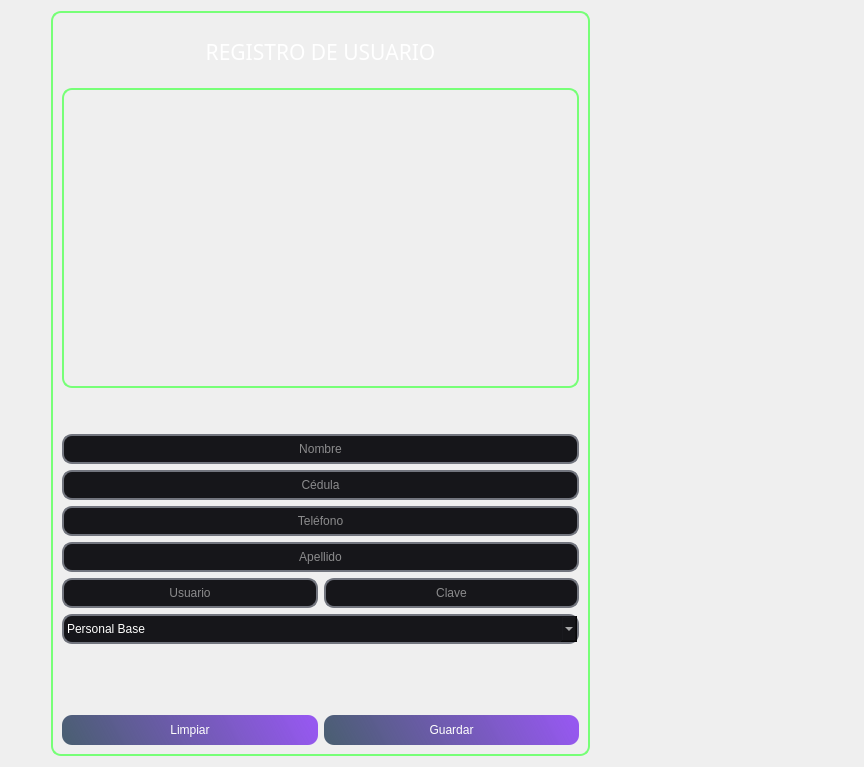
            <widget class="QWidget" name="page_anadir">
             <property name="styleSheet">
              <string notr="true">QFrame{
background-color: #0000000ff;
}</string>
             </property>
             <layout class="QHBoxLayout" name="horizontalLayout_4">
              <item>
               <spacer name="horizontalSpacer_4">
                <property name="orientation">
                 <enum>Qt::Horizontal</enum>
                </property>
                <property name="sizeHint" stdset="0">
                 <size>
                  <width>40</width>
                  <height>20</height>
                 </size>
                </property>
               </spacer>
              </item>
              <item>
               <widget class="QFrame" name="frame_registrodeusuarios">
                <property name="minimumSize">
                 <size>
                  <width>539</width>
                  <height>745</height>
                 </size>
                </property>
                <property name="maximumSize">
                 <size>
                  <width>539</width>
                  <height>745</height>
                 </size>
                </property>
                <property name="styleSheet">
                 <string notr="true">QLineEdit{
background-color: rgb(22, 22, 26);
border-radius: 10px;
font: 12pt &quot;SansSerif&quot;;
color: rgb(255, 255, 254);
border: 2px solid rgb(114, 117, 126);}

QLineEdit:hover{
background-color: rgb(22, 22, 26);
border-radius: 10px;
font: 12pt &quot;Sans Serif&quot;;
border: 2px solid rgb(44, 182, 125); }

QLineEdit:focus {
background-color: rgb(1, 1, 1);
border-radius:10px;
font: 12pt &quot;Sans Serif&quot;;
border: 2px solid rgb(127, 90, 240);
}

QPushButton{
background-color: qlineargradient(spread:reflect, x1:0, y1:0.562273, x2:1, y2:0.5, stop:0 rgba(11, 38, 67, 184), stop: 1 rgba(150, 88, 240, 255));
border-radius: 10px;
font: 12pt &quot;Sans Serif&quot;;
color: rgb(255, 255, 254); }

QPushButton:hover{
background-color: qlineargradient(spread:reflect, x1:0, y1:0.562273, x2:0.949, y2:0.545455, stop: 0 rgba(11, 38, 67, 184), stop:1 rgba(88, 240, 171, 255));
border-radius:10px;
font: 12pt &quot;Sans Serif&quot;;
color: rgb(255, 255, 254);
}

QComboBox{
background-color: rgb(22, 22, 26);
border-radius: 10px;
font: 12pt &quot;SansSerif&quot;;
color: rgb(255, 255, 254);
border: 2px solid rgb(114, 117, 126);}

QComboBox:hover{
background-color: rgb(22, 22, 26);
border-radius: 10px;
font: 12pt &quot;Sans Serif&quot;;
border: 2px solid rgb(44, 182, 125); }

QFrame{
border-radius: 10px;
border: 2px solid rgb(119, 255, 119)
}


</string>
                </property>
                <property name="frameShape">
                 <enum>QFrame::StyledPanel</enum>
                </property>
                <property name="frameShadow">
                 <enum>QFrame::Raised</enum>
                </property>
                <layout class="QGridLayout" name="gridLayout_3">
                 <item row="2" column="0">
                  <layout class="QHBoxLayout" name="horizontalLayout_3">
                   <item>
                    <widget class="QPushButton" name="pushButton_limpiar_registrodeusuario">
                     <property name="minimumSize">
                      <size>
                       <width>130</width>
                       <height>30</height>
                      </size>
                     </property>
                     <property name="styleSheet">
                      <string notr="true">QPushButton:hover{
background-color: qlineargradient(spread:pad, x1:0, y1:0, x2:1, y2:0, stop:0 rgba(0, 0, 0, 255), stop:0.727273 rgba(142, 19, 16, 255));
border-radius:10px;
font: 12pt &quot;Sans Serif&quot;;
color: rgb(255, 255, 254);
}</string>
                     </property>
                     <property name="text">
                      <string>Limpiar</string>
                     </property>
                    </widget>
                   </item>
                   <item>
                    <widget class="QPushButton" name="pushButton_guardar_registrodeusuario">
                     <property name="minimumSize">
                      <size>
                       <width>130</width>
                       <height>30</height>
                      </size>
                     </property>
                     <property name="text">
                      <string>Guardar</string>
                     </property>
                    </widget>
                   </item>
                  </layout>
                 </item>
                 <item row="1" column="0">
                  <spacer name="verticalSpacer">
                   <property name="orientation">
                    <enum>Qt::Vertical</enum>
                   </property>
                   <property name="sizeHint" stdset="0">
                    <size>
                     <width>20</width>
                     <height>40</height>
                    </size>
                   </property>
                  </spacer>
                 </item>
                 <item row="0" column="0">
                  <layout class="QGridLayout" name="gridLayout">
                   <item row="9" column="1">
                    <spacer name="verticalSpacer_4">
                     <property name="orientation">
                      <enum>Qt::Vertical</enum>
                     </property>
                     <property name="sizeHint" stdset="0">
                      <size>
                       <width>20</width>
                       <height>21</height>
                      </size>
                     </property>
                    </spacer>
                   </item>
                   <item row="9" column="0">
                    <spacer name="verticalSpacer_5">
                     <property name="orientation">
                      <enum>Qt::Vertical</enum>
                     </property>
                     <property name="sizeHint" stdset="0">
                      <size>
                       <width>20</width>
                       <height>40</height>
                      </size>
                     </property>
                    </spacer>
                   </item>
                   <item row="11" column="0" colspan="2">
                    <widget class="QLineEdit" name="lineEdit_cedula_registrodeusuario">
                     <property name="minimumSize">
                      <size>
                       <width>30</width>
                       <height>30</height>
                      </size>
                     </property>
                     <property name="text">
                      <string/>
                     </property>
                     <property name="alignment">
                      <set>Qt::AlignCenter</set>
                     </property>
                     <property name="placeholderText">
                      <string>Cédula</string>
                     </property>
                    </widget>
                   </item>
                   <item row="12" column="0" colspan="2">
                    <widget class="QLineEdit" name="lineEdit_telefono_registrodeusuario">
                     <property name="minimumSize">
                      <size>
                       <width>0</width>
                       <height>30</height>
                      </size>
                     </property>
                     <property name="alignment">
                      <set>Qt::AlignCenter</set>
                     </property>
                     <property name="placeholderText">
                      <string>Teléfono</string>
                     </property>
                    </widget>
                   </item>
                   <item row="10" column="0" colspan="2">
                    <widget class="QLineEdit" name="lineEdit_nombre_registrodeusuario">
                     <property name="minimumSize">
                      <size>
                       <width>0</width>
                       <height>30</height>
                      </size>
                     </property>
                     <property name="alignment">
                      <set>Qt::AlignCenter</set>
                     </property>
                     <property name="placeholderText">
                      <string>Nombre</string>
                     </property>
                    </widget>
                   </item>
                   <item row="5" column="0" colspan="2">
                    <widget class="QLabel" name="label_registrodeusuario">
                     <property name="minimumSize">
                      <size>
                       <width>500</width>
                       <height>60</height>
                      </size>
                     </property>
                     <property name="font">
                      <font>
                       <family>Impact</family>
                       <pointsize>16</pointsize>
                      </font>
                     </property>
                     <property name="styleSheet">
                      <string notr="true">color: rgb(255, 255, 255);

border-radius: 0px;

border:0px;</string>
                     </property>
                     <property name="text">
                      <string>REGISTRO DE USUARIO</string>
                     </property>
                     <property name="alignment">
                      <set>Qt::AlignCenter</set>
                     </property>
                    </widget>
                   </item>
                   <item row="13" column="0" colspan="2">
                    <widget class="QLineEdit" name="lineEdit_apellido_registrodeusuario">
                     <property name="minimumSize">
                      <size>
                       <width>0</width>
                       <height>30</height>
                      </size>
                     </property>
                     <property name="alignment">
                      <set>Qt::AlignCenter</set>
                     </property>
                     <property name="placeholderText">
                      <string>Apellido</string>
                     </property>
                    </widget>
                   </item>
                   <item row="14" column="1">
                    <widget class="QLineEdit" name="lineEdit_clave_registrodeusuario">
                     <property name="minimumSize">
                      <size>
                       <width>0</width>
                       <height>30</height>
                      </size>
                     </property>
                     <property name="alignment">
                      <set>Qt::AlignCenter</set>
                     </property>
                     <property name="placeholderText">
                      <string>Clave</string>
                     </property>
                    </widget>
                   </item>
                   <item row="14" column="0">
                    <widget class="QLineEdit" name="lineEdit_codigo_registrodeusuario">
                     <property name="minimumSize">
                      <size>
                       <width>0</width>
                       <height>30</height>
                      </size>
                     </property>
                     <property name="alignment">
                      <set>Qt::AlignCenter</set>
                     </property>
                     <property name="placeholderText">
                      <string>Usuario</string>
                     </property>
                    </widget>
                   </item>
                   <item row="15" column="0" colspan="2">
                    <widget class="QComboBox" name="comboBox_permiso">
                     <property name="minimumSize">
                      <size>
                       <width>0</width>
                       <height>30</height>
                      </size>
                     </property>
                     <property name="maxCount">
                      <number>2</number>
                     </property>
                     <item>
                      <property name="text">
                       <string>Personal Base</string>
                      </property>
                     </item>
                     <item>
                      <property name="text">
                       <string>Supervisor</string>
                      </property>
                     </item>
                    </widget>
                   </item>
                   <item row="6" column="0" colspan="2">
                    <widget class="QLabel" name="label_imagendeusuarios_1">
                     <property name="minimumSize">
                      <size>
                       <width>200</width>
                       <height>300</height>
                      </size>
                     </property>
                     <property name="styleSheet">
                      <string notr="true">border-image: url(:/Usuario/6326055.png);</string>
                     </property>
                     <property name="text">
                      <string/>
                     </property>
                    </widget>
                   </item>
                  </layout>
                 </item>
                </layout>
               </widget>
              </item>
              <item>
               <spacer name="horizontalSpacer_3">
                <property name="orientation">
                 <enum>Qt::Horizontal</enum>
                </property>
                <property name="sizeHint" stdset="0">
                 <size>
                  <width>263</width>
                  <height>20</height>
                 </size>
                </property>
               </spacer>
              </item>
             </layout>
            </widget>
